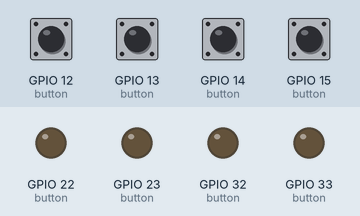
This sketch was run on a simulated ESP32. On the bench: output pins drawn as LEDs (lit = HIGH). Inputs (shaded band) come from the test bench; at power-on: GPIO 12 (button), GPIO 13 (button), GPIO 14 (button), GPIO 15 (button) LOW. WiFi joins after 1.5 s; servers stay silent unless stated; uploads are accepted with an empty reply; what the sketch prints to the serial monitor is not drawn.

Above: at 3.7 s.
3.8 s: GPIO 12 (button) pulled HIGH for 0.15 s
At 4.6 s:
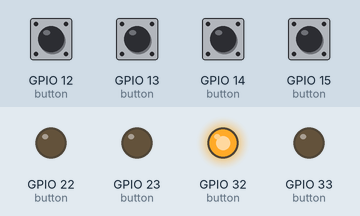
5.4 s: GPIO 13 (button) pulled HIGH for 0.15 s
At 5.8 s:
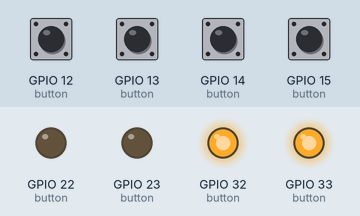
7.0 s: GPIO 14 (button) pulled HIGH for 0.15 s
At 8.2 s:
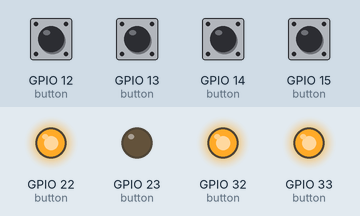
8.6 s: GPIO 15 (button) pulled HIGH for 0.15 s
At 9.6 s:
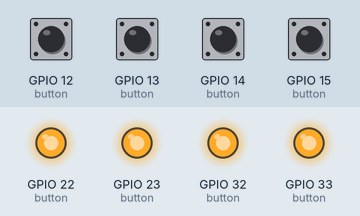
10.2 s: GPIO 12 (button) pulled HIGH for 1 s
At 10.8 s:
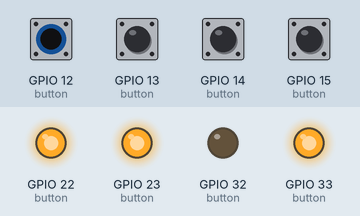
12.7 s: GPIO 13 (button) pulled HIGH for 1 s
At 14.0 s:
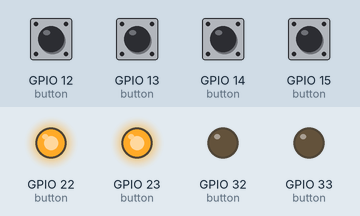
Timing chart, 0 to 15.7 s (numbered marks = the images above; inputs shaded):
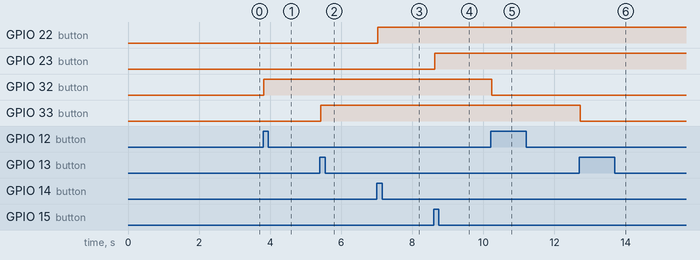

Measured:
- after the input at 3.8 s, GPIO 32 (button): LOW → HIGH at once
- after the input at 5.4 s, GPIO 33 (button): LOW → HIGH at once
- after the input at 7.0 s, GPIO 22 (button): LOW → HIGH at once
- after the input at 8.6 s, GPIO 23 (button): LOW → HIGH at once
- after the input at 10.2 s, GPIO 32 (button): HIGH → LOW at once
- after the input at 12.7 s, GPIO 33 (button): HIGH → LOW at once

The sketch:

1_send_switch_data.ino
```cpp
#include <HTTPClient.h>
#include <WiFi.h>

//-------------------Access point credentials-------------------------
const char* ssid = "xxxxxxx";
const char* pwd = "xxxxxxxx";
const char* host = "https://onetouchsolutions.000webhostapp.com/database/dbupdate.php/";
// const char* send_data = "dbupdate.php/";
// const char* receive_data = "get_status.php/"


//-------------------Structure declaration----------------
struct btn_dtl
{
  int bt;  //touchpad or input pin
  int lt;  //led or output pin

  String btn_name;
  int state;
  int reading;
  int previous;
  unsigned long timer;
};

//---------------------initial values---------------------------
btn_dtl button[4] = {
  {12, 32, "switch1", LOW, LOW, LOW, 0}, //1st switch dtl
  {13, 33, "switch2", LOW, LOW, LOW, 0}, //2n switch dtl
  {14, 22, "switch3", LOW, LOW, LOW, 0}, //3rd switch dtl
  {15, 23, "switch4", LOW, LOW, LOW, 0} //4th switch dtl
};
//------------------------------------------------------------
long debounce = 350;
String room = "room1";
HTTPClient http;

//----------------------SETUP-----------------------------------------------------------------------------
void setup()
{

  Serial.begin(115200);
  delay(20);

  //------PinMode declaration--------
  pinMode(button[0].bt, INPUT);
  pinMode(button[0].lt, OUTPUT);

  pinMode(button[1].bt, INPUT);
  pinMode(button[1].lt, OUTPUT);

  pinMode(button[2].bt, INPUT);
  pinMode(button[2].lt, OUTPUT);

  pinMode(button[3].bt, INPUT);
  pinMode(button[3].lt, OUTPUT);

  //----------Connect to Internet/WiFi----------------
  WiFi.mode(WIFI_OFF);        //Prevents reconnection issue (taking too long to connect)
  delay(1000);
  WiFi.mode(WIFI_STA);        //This line hides the viewing of ESP as wifi hotspot

  WiFi.begin(ssid, pwd);
  Serial.println("");
  Serial.println("Connecting");
  while (WiFi.status() != WL_CONNECTED)
  {
    delay(300);
    Serial.print(".");
  }
  Serial.print("Connected to WiFi network with IP Address: ");
  Serial.println(WiFi.localIP());
}

//---------------------------LOOP-----------------------------
void loop()
{
  for (int i = 0; i < 4; i++)
  {
    btn_control(i);
  }
  delay(100);
}

//-----------------------*************----------------------------
//-------------------****  FUNCTIONS  ****------------------------
//-----------------------*************----------------------------

void btn_control(int n)		//<--------------Button Control Function-------------
{
  button[n].reading = digitalRead(button[n].bt);
  if (button[n].reading == HIGH && button[n].previous == LOW && millis() - button[n].timer > debounce)
  {
    if (button[n].state == HIGH)
    {
      button[n].state = LOW;
      digitalWrite(button[n].lt, button[n].state);
      send_to_db(n);
      Serial.print("Button ");
      Serial.print(n + 1);
      Serial.println("  Off");
    }
    else
    {
      button[n].state = HIGH;
      digitalWrite(button[n].lt, button[n].state);
      send_to_db(n);
      Serial.print("Button ");
      Serial.print(n + 1);
      Serial.println("  On");
    }
    button[n].timer = millis();
  }
  digitalWrite(button[n].lt, button[n].state);
  button[n].previous = button[n].reading;
}

void send_to_db(int n)		//<-----------Send values to Database---------------
{
  http.begin(host);
  http.addHeader("Content-Type", "application/x-www-form-urlencoded");

  String httpRequestData = "room=" + room + "&device=" + button[n].btn_name + "&value=" + String(button[n].state);

  Serial.print("httpRequestData: ");
  Serial.println(httpRequestData);

  int httpResponseCode = http.POST(httpRequestData);

  String payload = http.getString();

  if (httpResponseCode > 0)
  {
    Serial.println(payload);
  }
  else {
    Serial.println(payload);
  }
  delay(100);
  http.end();
}
```
